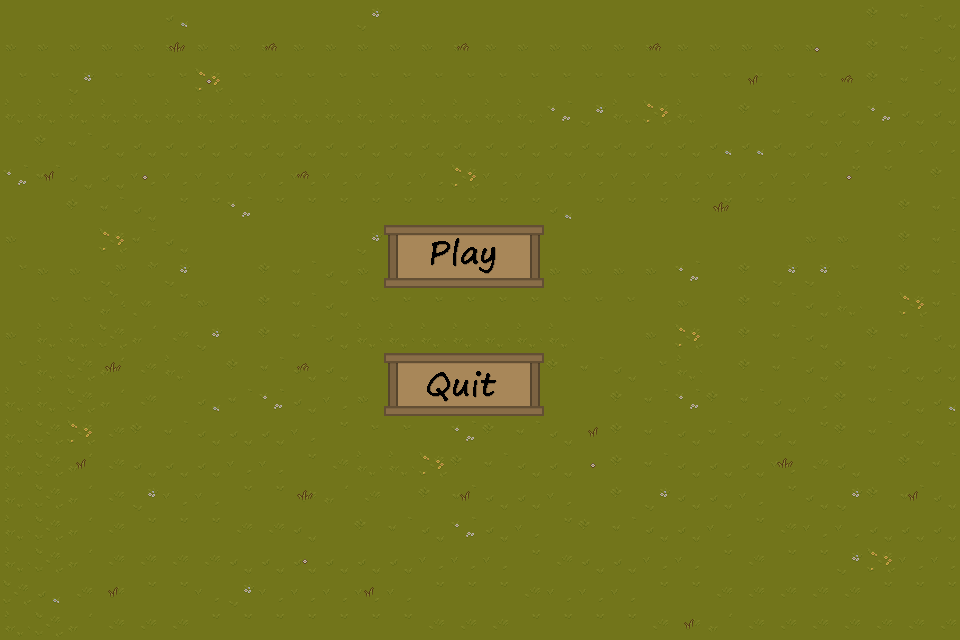

This game map was drawn from its Tiled (.tmx) file and the tilesets committed beside it. A one-line description and the full map source follow:
An orthogonal 30x20 tile map with 32x32 px tiles, 2 tile layers (Tile Layer 1, Tile Layer 2), 3 tilesets and 2 objects (Play, Quit).

<map version="1.9" tiledversion="1.9.2" orientation="orthogonal" renderorder="right-down" width="30" height="20" tilewidth="32" tileheight="32" infinite="0" nextlayerid="4" nextobjectid="3">
 <tileset firstgid="1" source="Grass.tsx" />
 <tileset firstgid="65" source="Plant.tsx" />
 <tileset firstgid="321" source="MenuButtons.tsx" />
 <layer id="1" name="Tile Layer 1" width="30" height="20">
  <data encoding="csv">
1,1,1,1,1,8,1,1,1,1,1,14,1,1,1,1,1,1,1,1,1,1,1,1,1,1,1,2,3,4,
9,9,9,9,9,9,9,9,9,9,9,9,9,9,9,9,9,9,9,9,9,9,9,9,9,9,1,2,3,4,
17,17,14,17,17,17,30,17,17,17,17,17,17,17,17,17,17,17,17,17,17,17,17,17,17,17,1,2,3,4,
25,25,25,25,25,25,25,25,25,25,25,25,25,25,25,25,25,7,14,25,30,25,1,2,3,4,4,7,4,4,
1,2,3,4,4,4,4,4,4,4,4,4,4,4,4,4,4,4,4,4,4,4,8,8,4,4,12,12,12,12,
7,3,4,4,12,12,12,12,12,12,12,12,12,12,30,12,12,12,12,12,12,12,12,12,12,12,20,20,1,2,
1,1,2,3,4,20,20,7,20,20,20,20,20,20,20,20,20,8,20,20,20,20,20,20,20,1,1,1,2,3,
9,1,1,30,3,4,1,1,1,1,1,14,1,1,1,1,1,1,1,1,1,1,1,1,1,9,9,1,2,3,
17,9,9,10,11,14,1,1,2,3,4,9,9,9,9,9,9,9,9,9,9,7,1,2,14,14,17,1,2,3,
1,17,17,18,19,20,9,1,2,3,4,17,17,17,17,17,17,17,17,17,1,9,1,2,3,4,25,1,30,3,
9,25,25,26,27,28,14,1,2,3,4,25,25,25,25,25,25,25,1,1,9,30,1,2,3,4,1,2,3,4,
17,25,26,27,28,25,1,2,3,4,4,1,1,1,2,3,4,2,3,4,17,25,1,2,3,4,2,3,4,4,
25,25,26,27,28,1,8,3,7,4,12,9,9,30,2,3,4,1,1,2,3,7,2,3,4,12,2,3,4,8,
25,26,30,28,2,3,4,4,4,12,20,17,17,1,7,2,3,4,1,2,3,4,3,4,4,20,2,3,4,20,
25,26,27,28,4,4,4,12,12,20,28,25,25,30,2,3,4,4,1,2,3,4,4,4,12,28,4,1,2,3,
25,26,27,28,14,12,12,20,20,28,27,28,1,2,3,4,4,12,1,2,14,4,4,12,20,4,14,2,3,4,
25,26,27,28,20,20,20,28,28,4,1,2,3,4,7,4,12,20,2,3,4,4,12,20,28,12,12,4,4,4,
25,26,27,28,28,28,28,4,4,4,4,4,4,12,12,12,20,28,4,4,12,12,20,28,20,20,14,30,12,12,
26,8,28,28,20,20,12,14,12,12,12,12,12,20,20,20,28,12,12,12,20,20,28,28,28,28,28,20,20,20,
25,26,27,28,28,28,20,20,20,20,20,20,20,28,28,28,20,20,20,20,28,28,27,28,28,28,28,28,28,28
</data>
 </layer>
 <layer id="2" name="Tile Layer 2" width="30" height="20">
  <data encoding="csv">
0,0,0,0,0,0,0,0,0,0,0,0,0,0,0,0,0,0,0,0,0,0,0,0,0,0,0,0,0,0,
0,0,0,0,0,258,0,0,289,0,0,0,0,0,289,0,0,0,0,0,289,0,0,0,0,308,0,0,0,0,
0,0,0,0,0,0,308,0,0,0,0,0,0,0,0,0,0,0,0,0,0,0,0,306,0,0,289,0,0,0,
0,0,0,0,0,0,0,0,0,0,0,0,0,0,0,0,0,0,0,0,0,0,0,0,0,0,0,0,0,0,
0,0,0,0,0,0,0,0,0,0,0,0,0,0,0,0,0,0,0,0,0,0,0,0,0,0,0,0,0,0,
0,306,0,0,308,0,0,0,0,289,0,0,0,0,0,0,0,0,0,0,0,0,0,0,0,0,308,0,0,0,
0,0,0,0,0,0,0,0,0,0,0,0,0,0,0,0,0,0,0,0,0,0,258,0,0,0,0,0,0,0,
0,0,0,0,0,0,0,0,0,0,0,0,321,322,323,324,325,0,0,0,0,0,0,0,0,0,0,0,0,0,
0,0,0,0,0,0,0,0,0,0,0,0,326,327,328,329,330,0,0,0,0,0,0,0,0,0,0,0,0,0,
0,0,0,0,0,0,0,0,0,0,0,0,0,0,0,0,0,0,0,0,0,0,0,0,0,0,0,0,0,0,
0,0,0,0,0,0,0,0,0,0,0,0,0,0,0,0,0,0,0,0,0,0,0,0,0,0,0,0,0,0,
0,0,0,258,0,0,0,0,0,289,0,0,331,332,333,334,335,0,0,0,0,0,0,0,0,0,0,0,0,0,
0,0,0,0,0,0,0,0,0,0,0,0,336,337,338,339,340,0,0,0,0,0,0,0,0,0,0,0,0,0,
0,0,0,0,0,0,0,0,0,0,0,0,0,0,0,0,0,0,306,0,0,0,0,0,0,0,0,0,0,0,
0,0,306,0,0,0,0,0,0,0,0,0,0,0,0,0,0,0,308,0,0,0,0,0,258,0,0,0,0,0,
0,0,0,0,0,0,0,0,0,258,0,0,0,0,306,0,0,0,0,0,0,0,0,0,0,0,0,0,306,0,
0,0,0,0,0,0,0,0,0,0,0,0,0,0,0,0,0,0,0,0,0,0,0,0,0,0,0,0,0,0,
0,0,0,0,0,0,0,0,0,308,0,0,0,0,0,0,0,0,0,0,0,0,0,0,0,0,0,0,0,0,
0,0,0,306,0,0,0,0,0,0,0,306,0,0,0,0,0,0,0,0,0,0,0,0,0,0,0,0,0,0,
0,0,0,0,0,0,0,0,0,0,0,0,0,0,0,0,0,0,0,0,0,306,0,0,0,0,0,0,0,0
</data>
 </layer>
 <objectgroup id="3" name="Buttons">
  <object id="1" name="Play" x="384" y="224" width="160" height="64" />
  <object id="2" name="Quit" x="384" y="352" width="160" height="64" />
 </objectgroup>
</map>
